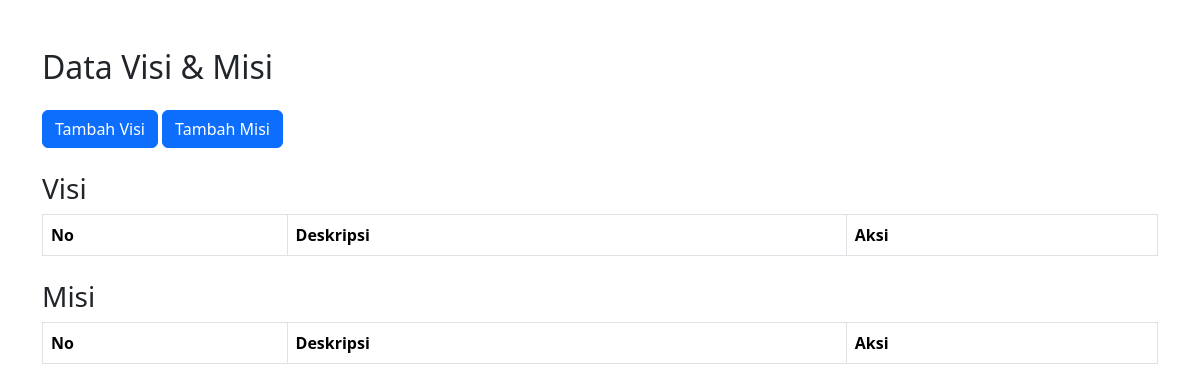
The app's page /admin/visi_misi/visi_misi.php, older data.
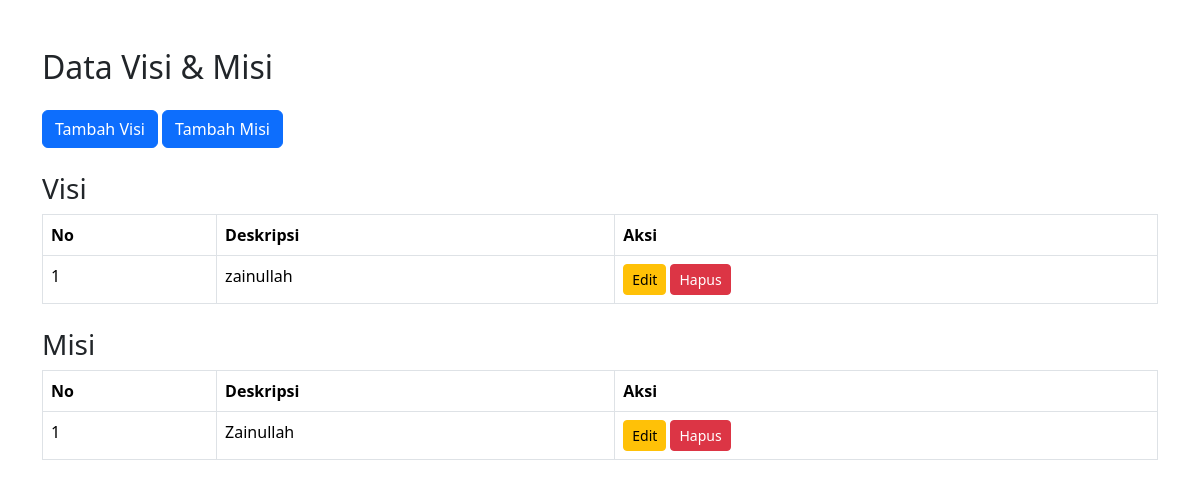
The same page, newer data.
### tables this page shows
CREATE TABLE `visi` (
  `visi_id` int(11) NOT NULL,
  `deskripsi` text NOT NULL,
  `admin_id` int(11) DEFAULT NULL
);

CREATE TABLE `misi` (
  `misi_id` int(11) NOT NULL,
  `deskripsi` text NOT NULL,
  `admin_id` int(11) DEFAULT NULL
);

### admin/visi_misi/visi_misi.php (the view, shortened to what this page needs)
<?php
include '../../koneksi.php';
?>
<!DOCTYPE html>
<html lang="id">
<head>
    <link href="https://cdn.jsdelivr.net/npm/bootstrap@5.3.3/dist/css/bootstrap.min.css" rel="stylesheet">
</head>
<body>
    <div class="container mt-5">
        <h2 class="mb-4">Data Visi & Misi</h2>
        <a href="../../admin/visi_misi/tambah_visi.php" class="btn btn-primary">Tambah Visi</a>
        <a href="../../admin/visi_misi/tambah_misi.php" class="btn btn-primary">Tambah Misi</a>
        <h3 class="mt-4">Visi</h3>
        <table class="table table-bordered">
            <tr>
                <th>No</th>
                <th>Deskripsi</th>
                <th>Aksi</th>
            </tr>
            <?php
            $result = $conn->query("SELECT * FROM visi");
            $no = 1;
            while ($row = $result->fetch_assoc()) {
                echo "<tr>
                <td>{$no}</td>
                <td>{$row['deskripsi']}</td>
                <td>
                    <a href='edit_visi.php?id={$row['visi_id']}' class='btn btn-warning btn-sm'>Edit</a>
                    <a href='hapus_visi.php?id={$row['visi_id']}' class='btn btn-danger btn-sm' onclick='return confirm(\"Yakin ingin menghapus?\")'>Hapus</a>
                </td>
            </tr>";
                $no++;
            }
            ?>
        </table>
        <h3 class="mt-4">Misi</h3>
        <table class="table table-bordered">
            <tr>
                <th>No</th>
                <th>Deskripsi</th>
                <th>Aksi</th>
            </tr>
            <?php
            $result = $conn->query("SELECT * FROM misi");
            $no = 1;
            while ($row = $result->fetch_assoc()) {
                echo "<tr>
                <td>{$no}</td>
                <td>{$row['deskripsi']}</td>
                <td>
                    <a href='edit_misi.php?id={$row['misi_id']}' class='btn btn-warning btn-sm'>Edit</a>
                    <a href='hapus_misi.php?id={$row['misi_id']}' class='btn btn-danger btn-sm' onclick='return confirm(\"Yakin ingin menghapus?\")'>Hapus</a>
                </td>
            </tr>";
                $no++;
            }
            ?>
        </table>
    </div>
</body>
</html>

Row changes from the older to the newer data that the page shows:
added visi: deskripsi "zainullah"
added misi: deskripsi "Zainullah"
